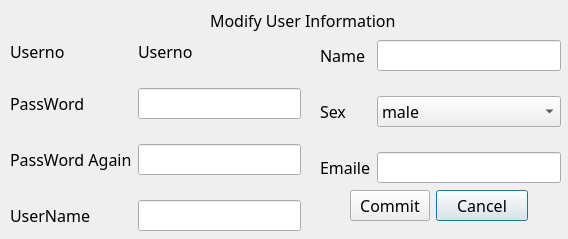
<?xml version="1.0" encoding="UTF-8"?>
<ui version="4.0">
 <class>ModifyUserinfo</class>
 <widget class="QDialog" name="ModifyUserinfo">
  <property name="geometry">
   <rect>
    <x>0</x>
    <y>0</y>
    <width>568</width>
    <height>239</height>
   </rect>
  </property>
  <property name="font">
   <font>
    <family>AlArabiya</family>
    <pointsize>12</pointsize>
   </font>
  </property>
  <property name="windowTitle">
   <string>Modify User Informaiton</string>
  </property>
  <widget class="QLabel" name="label">
   <property name="geometry">
    <rect>
     <x>210</x>
     <y>10</y>
     <width>191</width>
     <height>21</height>
    </rect>
   </property>
   <property name="text">
    <string>Modify User Information</string>
   </property>
  </widget>
  <widget class="QWidget" name="layoutWidget">
   <property name="geometry">
    <rect>
     <x>10</x>
     <y>40</y>
     <width>291</width>
     <height>191</height>
    </rect>
   </property>
   <layout class="QFormLayout" name="formLayout">
    <item row="0" column="0">
     <widget class="QLabel" name="label_2">
      <property name="text">
       <string>Userno</string>
      </property>
     </widget>
    </item>
    <item row="0" column="1">
     <widget class="QLabel" name="labelUserno">
      <property name="text">
       <string>Userno</string>
      </property>
     </widget>
    </item>
    <item row="2" column="0">
     <widget class="QLabel" name="label_4">
      <property name="text">
       <string>PassWord</string>
      </property>
     </widget>
    </item>
    <item row="2" column="1">
     <widget class="QLineEdit" name="lineEditPasswd">
      <property name="maxLength">
       <number>32</number>
      </property>
      <property name="echoMode">
       <enum>QLineEdit::Normal</enum>
      </property>
     </widget>
    </item>
    <item row="6" column="0">
     <widget class="QLabel" name="label_6">
      <property name="text">
       <string>UserName</string>
      </property>
     </widget>
    </item>
    <item row="6" column="1">
     <widget class="QLineEdit" name="lineEditUsername">
      <property name="maxLength">
       <number>64</number>
      </property>
     </widget>
    </item>
    <item row="4" column="0">
     <widget class="QLabel" name="label_5">
      <property name="text">
       <string>PassWord Again</string>
      </property>
     </widget>
    </item>
    <item row="4" column="1">
     <widget class="QLineEdit" name="lineEditPasswd2">
      <property name="maxLength">
       <number>32</number>
      </property>
      <property name="echoMode">
       <enum>QLineEdit::Normal</enum>
      </property>
     </widget>
    </item>
    <item row="1" column="0">
     <spacer name="verticalSpacer">
      <property name="orientation">
       <enum>Qt::Vertical</enum>
      </property>
      <property name="sizeHint" stdset="0">
       <size>
        <width>20</width>
        <height>40</height>
       </size>
      </property>
     </spacer>
    </item>
    <item row="3" column="0">
     <spacer name="verticalSpacer_2">
      <property name="orientation">
       <enum>Qt::Vertical</enum>
      </property>
      <property name="sizeHint" stdset="0">
       <size>
        <width>20</width>
        <height>40</height>
       </size>
      </property>
     </spacer>
    </item>
    <item row="5" column="0">
     <spacer name="verticalSpacer_3">
      <property name="orientation">
       <enum>Qt::Vertical</enum>
      </property>
      <property name="sizeHint" stdset="0">
       <size>
        <width>20</width>
        <height>40</height>
       </size>
      </property>
     </spacer>
    </item>
   </layout>
  </widget>
  <widget class="QWidget" name="layoutWidget">
   <property name="geometry">
    <rect>
     <x>320</x>
     <y>40</y>
     <width>241</width>
     <height>143</height>
    </rect>
   </property>
   <layout class="QFormLayout" name="formLayout_2">
    <item row="2" column="0">
     <widget class="QLabel" name="label_8">
      <property name="text">
       <string>Sex</string>
      </property>
     </widget>
    </item>
    <item row="4" column="0">
     <widget class="QLabel" name="label_9">
      <property name="text">
       <string>Emaile</string>
      </property>
     </widget>
    </item>
    <item row="4" column="1">
     <widget class="QLineEdit" name="lineEditEmaile">
      <property name="maxLength">
       <number>32</number>
      </property>
     </widget>
    </item>
    <item row="0" column="0">
     <widget class="QLabel" name="label_7">
      <property name="text">
       <string>Name</string>
      </property>
     </widget>
    </item>
    <item row="0" column="1">
     <widget class="QLineEdit" name="lineEditName">
      <property name="maxLength">
       <number>64</number>
      </property>
     </widget>
    </item>
    <item row="2" column="1">
     <widget class="QComboBox" name="comboBoxSex">
      <item>
       <property name="text">
        <string>male</string>
       </property>
      </item>
      <item>
       <property name="text">
        <string>female</string>
       </property>
      </item>
     </widget>
    </item>
    <item row="1" column="0">
     <spacer name="verticalSpacer_4">
      <property name="orientation">
       <enum>Qt::Vertical</enum>
      </property>
      <property name="sizeHint" stdset="0">
       <size>
        <width>20</width>
        <height>40</height>
       </size>
      </property>
     </spacer>
    </item>
    <item row="3" column="0">
     <spacer name="verticalSpacer_5">
      <property name="orientation">
       <enum>Qt::Vertical</enum>
      </property>
      <property name="sizeHint" stdset="0">
       <size>
        <width>20</width>
        <height>40</height>
       </size>
      </property>
     </spacer>
    </item>
   </layout>
  </widget>
  <widget class="QWidget" name="layoutWidget">
   <property name="geometry">
    <rect>
     <x>350</x>
     <y>190</y>
     <width>178</width>
     <height>41</height>
    </rect>
   </property>
   <layout class="QFormLayout" name="formLayout_3">
    <property name="fieldGrowthPolicy">
     <enum>QFormLayout::AllNonFixedFieldsGrow</enum>
    </property>
    <item row="0" column="1">
     <widget class="QPushButton" name="pushButton_2">
      <property name="text">
       <string>Cancel</string>
      </property>
     </widget>
    </item>
    <item row="0" column="0">
     <widget class="QPushButton" name="pushButton">
      <property name="text">
       <string>Commit</string>
      </property>
     </widget>
    </item>
   </layout>
  </widget>
 </widget>
 <resources/>
 <connections/>
</ui>
